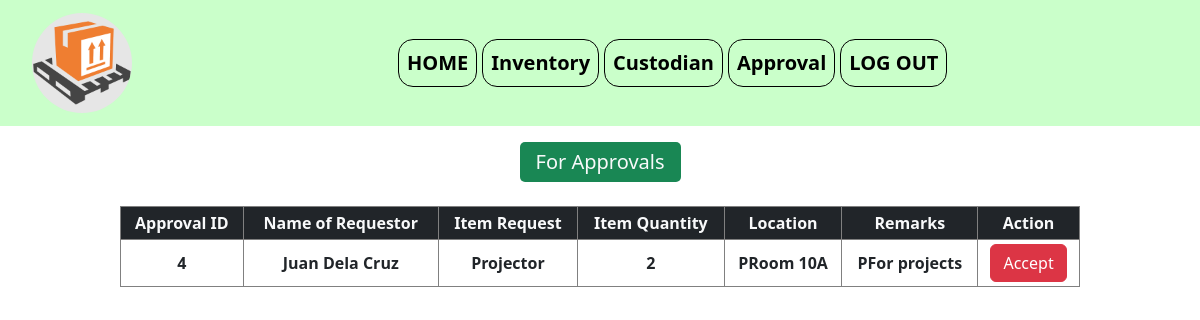
/admin-approval.php (signed in), run on the app's committed database.
### tables this page shows
CREATE TABLE `custodian` (
  `id` int(11) NOT NULL,
  `userID` int(11) NOT NULL,
  `status` varchar(10) NOT NULL,
  `itemID` varchar(20) NOT NULL,
  `location` varchar(250) NOT NULL,
  `quantity` varchar(20) NOT NULL,
  `remarks` text DEFAULT NULL,
  `date` date NOT NULL DEFAULT current_timestamp()
);

CREATE TABLE `users` (
  `id` int(11) NOT NULL,
  `user` int(11) NOT NULL,
  `name` varchar(50) NOT NULL,
  `email` varchar(30) NOT NULL,
  `password` varchar(30) NOT NULL
);

CREATE TABLE `items` (
  `id` int(11) NOT NULL,
  `userID` int(11) NOT NULL,
  `description` varchar(255) NOT NULL,
  `quantity` int(11) NOT NULL,
  `value` varchar(255) NOT NULL,
  `date` date NOT NULL DEFAULT current_timestamp()
);

### admin-approval.php (the view, shortened to what this page needs)
<!DOCTYPE html>
<html lang="en">
<head>
	<link href="https://cdn.jsdelivr.net/npm/bootstrap@5.2.0/dist/css/bootstrap.min.css" rel="stylesheet" >
    <link href="//netdna.bootstrapcdn.com/font-awesome/3.2.1/css/font-awesome.css" rel="stylesheet">
    <link rel="stylesheet" href="https://cdn.jsdelivr.net/npm/bootstrap-icons@1.3.0/font/bootstrap-icons.css">
    <link rel="stylesheet" href="css/header.css">
    <link rel="stylesheet" href="css/admin-inventory.css">
</head>
<body>
<?php include("include/navbar.php")?>
      <section>
<div class="col-md mt-3 d-flex justify-content-center">
  <h5 class="bg-success p-2 ps-3 pe-3 text-light fw-normal">
    For Approvals
  </h5>
</div>
<table class="table-responsive table-bordered table-sm  mt-3 text-center">
  <tr class="bg-dark  text-light">
    <th>Approval ID</th>
    <th>Name of Requestor</th>
    <th>Item Request</th>
    <th>Item Quantity</th>
    <th>Location</th>
    <th>Remarks</th>
    <th>Action</th>
  </tr>
  <?php
      $select="SELECT a.*,b.name as username,c.description,c.quantity as qty
      FROM custodian as a
      LEFT JOIN users as b
      ON a.userID = b.id
      LEFT JOIN items as c
      ON a.itemID = c.id
      WHERE status='1'";
      $result = $conn->query($select);
      if ($result->num_rows > 0) {
        while($row = $result->fetch_assoc()) {
          $temp_id=$row['id'];
          ?>
      <tr>
        <th><?php echo $temp_id?></th>
        <th><?php echo $row['username']?></th>
        <th><?php echo $row['description']?></th>
        <th><?php echo $row['quantity']?></th>
        <th><?php echo "P".$row['location']?></th>
        <th><?php echo "P".$row['remarks']?></th>
        <th>
          <?php  include("include/admin/admin-accept.php")?>
        </th>
      </tr>
 <?php
        }
      } else {
        echo "<td colspan='7' class='text-danger'>0 results</td>";
      }
  ?>
</table>
</section>
</body>
</html>

### include/admin/admin-accept.php (shortened to what this page needs)
<a href="<?php echo $temp_id?>" class="btn btn-danger zz" data-bs-toggle="modal" data-bs-target="#Accept">Accept</a>

### css/admin-inventory.css (style rules this page uses)
@media only screen and (min-width: 700px) { .table-responsive { width: 80%; margin-left: 10%; } }

### admin-approval.php (style rules this page uses)
h5 { border-radius: 5px; }

### data on the page
custodian: id "4", userID.name "Juan Dela Cruz", itemID.description "Projector", quantity "2", location "Room 10A", remarks "For projects"
